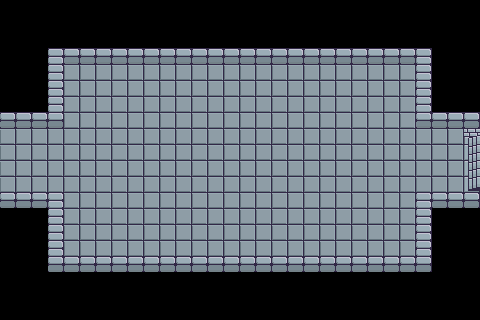

Rendered tile map (Tiled .tmx) drawn with the repository's tilesets; below, a short description and the full map source, tile grids included:
An orthogonal 30x20 tile map with 16x16 px tiles, 1 tile layer (Tile Layer 1).

<map version="1.2" tiledversion="1.3.3" orientation="orthogonal" renderorder="right-down" width="30" height="20" tilewidth="16" tileheight="16" infinite="0" nextlayerid="2" nextobjectid="1">
 <editorsettings>
  <export target="last_left.lua" format="lua" />
 </editorsettings>
 <tileset firstgid="1" source="../../assets/map/tileset_brootal.tsx" />
 <layer id="1" name="Tile Layer 1" width="30" height="20">
  <data encoding="csv">
0,0,0,0,0,0,0,0,0,0,0,0,0,0,0,0,0,0,0,0,0,0,0,0,0,0,0,0,0,0,
0,79,0,0,0,0,0,0,0,0,0,0,0,0,0,0,0,0,0,0,0,0,0,0,0,0,0,0,80,0,
0,53,0,0,0,0,0,0,0,0,0,0,0,0,0,0,0,0,0,0,0,0,0,0,0,0,0,0,0,0,
0,53,0,4,5,5,5,5,5,5,5,5,5,5,5,5,5,5,5,5,5,5,5,5,5,5,4,0,54,0,
0,53,0,4,2,2,2,2,2,2,2,2,2,2,2,2,2,2,2,2,2,2,2,2,2,2,4,0,54,0,
0,53,0,4,2,2,2,2,2,2,2,2,2,2,2,2,2,2,2,2,2,2,2,2,2,2,4,0,54,0,
0,0,0,4,2,2,2,2,2,2,2,2,2,2,2,2,2,2,2,2,2,2,2,2,2,2,4,0,0,0,
5,5,5,5,2,2,2,2,2,2,2,2,2,2,2,2,2,2,2,2,2,2,2,2,2,2,5,5,5,5,
2,2,2,2,2,2,2,2,2,2,2,2,2,2,2,2,2,2,2,2,2,2,2,2,2,2,2,2,2,15,
2,2,2,2,2,2,2,2,2,2,2,2,2,2,2,2,2,2,2,2,2,2,2,2,2,2,2,2,2,14,
2,2,2,2,2,2,2,2,2,2,2,2,2,2,2,2,2,2,2,2,2,2,2,2,2,2,2,2,2,14,
2,2,2,2,2,2,2,2,2,2,2,2,2,2,2,2,2,2,2,2,2,2,2,2,2,2,2,2,2,13,
5,5,5,4,2,2,2,2,2,2,2,2,2,2,2,2,2,2,2,2,2,2,2,2,2,2,4,5,5,5,
31,31,0,4,2,2,2,2,2,2,2,2,2,2,2,2,2,2,2,2,2,2,2,2,2,2,4,0,54,0,
0,53,0,4,2,2,2,2,2,2,2,2,2,2,2,2,2,2,2,2,2,2,2,2,2,2,4,0,54,0,
0,53,0,4,2,2,2,2,2,2,2,2,2,2,2,2,2,2,2,2,2,2,2,2,2,2,4,0,54,0,
0,53,0,5,5,5,5,5,5,5,5,5,5,5,5,5,5,5,5,5,5,5,5,5,5,5,5,0,54,0,
0,0,0,0,0,0,0,0,0,0,0,0,0,0,0,0,0,0,0,0,0,0,0,0,0,0,0,0,0,0,
0,105,0,0,0,0,0,0,0,0,0,0,0,0,0,0,0,0,0,0,0,0,0,0,0,0,0,0,106,0,
0,0,0,0,0,0,0,0,0,0,0,0,0,0,0,0,0,0,0,0,0,0,0,0,0,0,0,0,0,0
</data>
 </layer>
</map>
